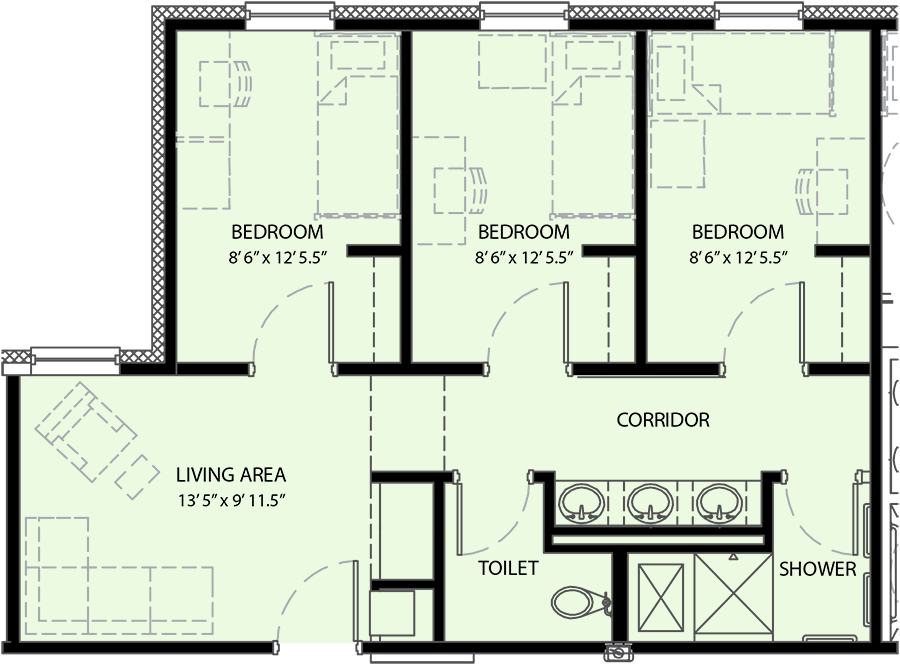
#> input picture images/FloorPlan6.png, 900 x 665 px, found by its file name
$ python Test_HarrisCornerTJ.py   (older library calls are emulated)
#> lines starting #> are read from the running program, lines starting #| are printed output that depends on the picture; after the words box and inside, x2 and y2 are one past the last pixel; in counts of white or black regions, pixels touching at a corner belong together
### imtool.py
import cv2
# imtool.coors takes a windowName as an argument, creates that namedWindow and attaches
# a mouse callback with it to give back coordinates


def coors(windowname):
    drawing = False
    ix, iy = -1, -1

    # [8 lines left out: function mouse_event, not called in this run]

    cv2.namedWindow(windowname)
    cv2.setMouseCallback(windowname, mouse_event)

### Test_HarrisCornerTJ.py
import cv2
import numpy as np
import imtool


def dist(vertex1, vertex2):
    distance = (sum(np.absolute(vertex1 - vertex2) ** 2)) ** .5
    return distance


def draw_line(x1, y1, x2, y2, skip):
    vertex1 = np.array([x1, y1])
    vertex2 = np.array([x2, y2])
    distance = dist(vertex1, vertex2)
    skip = np.round(skip * distance)
    # print('skip=', skip)
    xp = np.array([])
    yp = np.array([])
    for t in np.linspace(0, 1, num=skip):
        xp = np.hstack((xp, [x1 + t * (x2 - x1)]))
        yp = np.hstack((yp, [y1 + t * (y2 - y1)]))
    return xp, yp


# ----------------------------------------------------------------------------------------------------------------------
filename = '.\images\FloorPlan6.png'
cv2.destroyAllWindows()
img = cv2.imread(filename)
#> img is the input picture: shape (665, 900, 3); mean B, G, R 200.6, 217.4, 207.9
img1 = cv2.cvtColor(img, cv2.COLOR_BGR2GRAY)
ret, img2 = cv2.threshold(img1, 70, 255, cv2.THRESH_BINARY_INV)
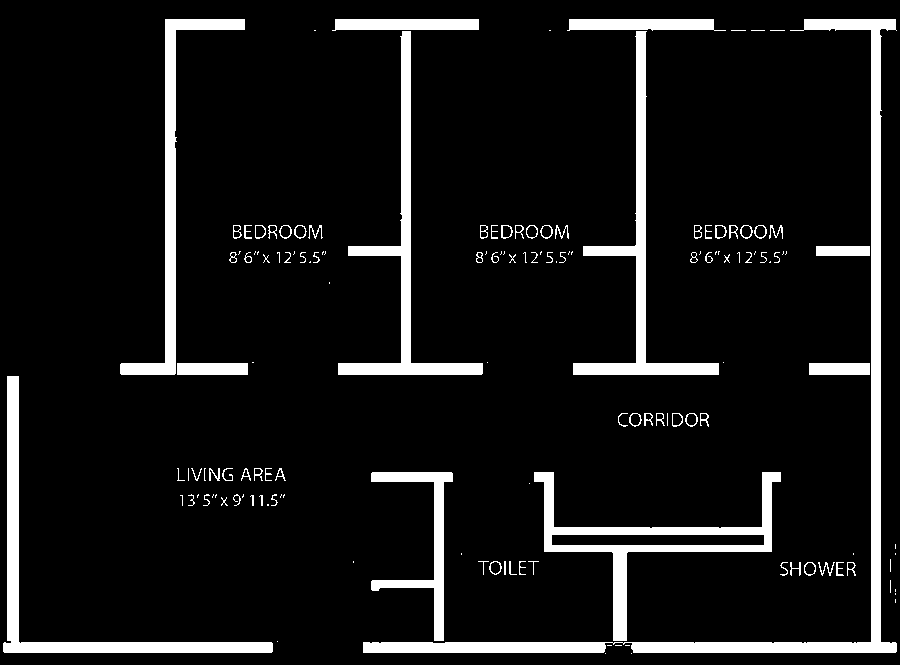
#> img2: shape (665, 900); 8.9% white; 146 white regions (61 under 20 px), largest, box (x1, y1, x2, y2) and area: (363, 19, 897, 653) 12718, (3, 376, 273, 653) 6148, (534, 472, 781, 641) 6114

element = cv2.getStructuringElement(cv2.MORPH_RECT, (2, 2))

#  ---------------------------------------------------------------------------------------------------------------------
#  Erosion to remove noise
img3 = cv2.erode(img2, element, iterations=1)
#> img3: shape (665, 900); 7.5% white; 185 white regions (172 under 20 px), largest, box (x1, y1, x2, y2) and area: (632, 20, 897, 653) 9025, (4, 377, 273, 653) 5596, (535, 473, 781, 641) 5419

# ----------------------------------------------------------------------------------------------------------------------
# Closing to fill small holes inside foreground
kernel = np.ones((5, 5), np.uint8)
img4 = cv2.morphologyEx(img3, cv2.MORPH_CLOSE, kernel)
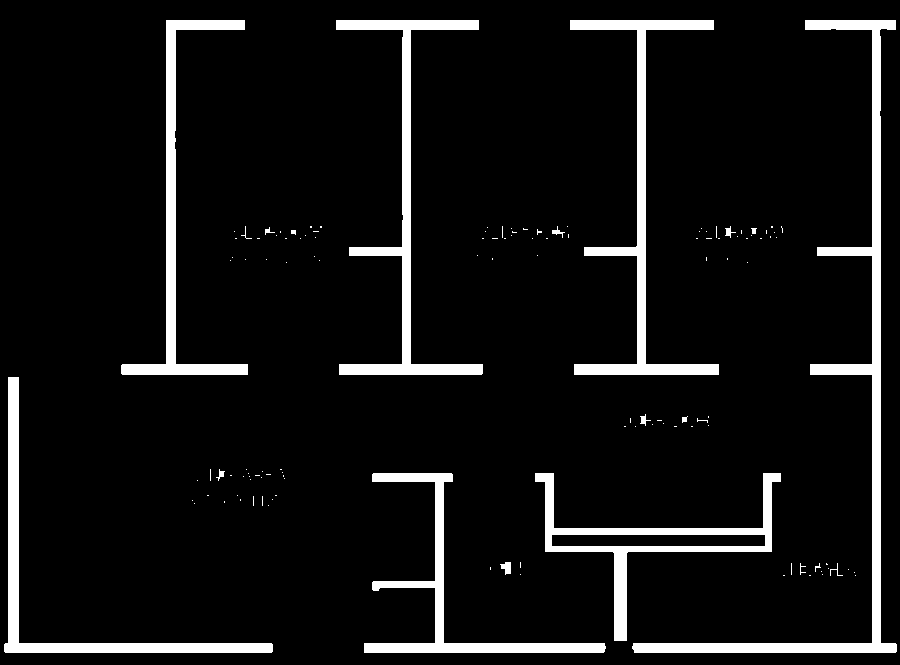
#> img4: shape (665, 900); 7.6% white; 129 white regions (110 under 20 px)

# ----------------------------------------------------------------------------------------------------------------------
# Remove the small disturbance caused by noise and text in between
img4_copy = img4

_, contours, hierarchy = cv2.findContours(img4, cv2.RETR_EXTERNAL, cv2.CHAIN_APPROX_SIMPLE)
#> contours = 129 contours, 117 with area under 20; largest, box (x1, y1, x2, y2) and area: (632, 20, 897, 653) 9130, (535, 473, 781, 641) 7304, (570, 20, 719, 375) 5836, (336, 20, 483, 375) 5802, (4, 377, 273, 653) 5071

for i in contours:
    area = cv2.contourArea(i)
    if 0.0 <= area < 100.0:
        cv2.drawContours(img4_copy, [i], 0, (0, 0, 0), -1)
    else:
        cv2.drawContours(img4_copy, [i], 0, (255, 0, 0), -1)
#> this loop made 129 passes
#> area on passes 17, 39, 40, 46, 60, 61: 73, 7304, 4497.5, 24, 31, 5071
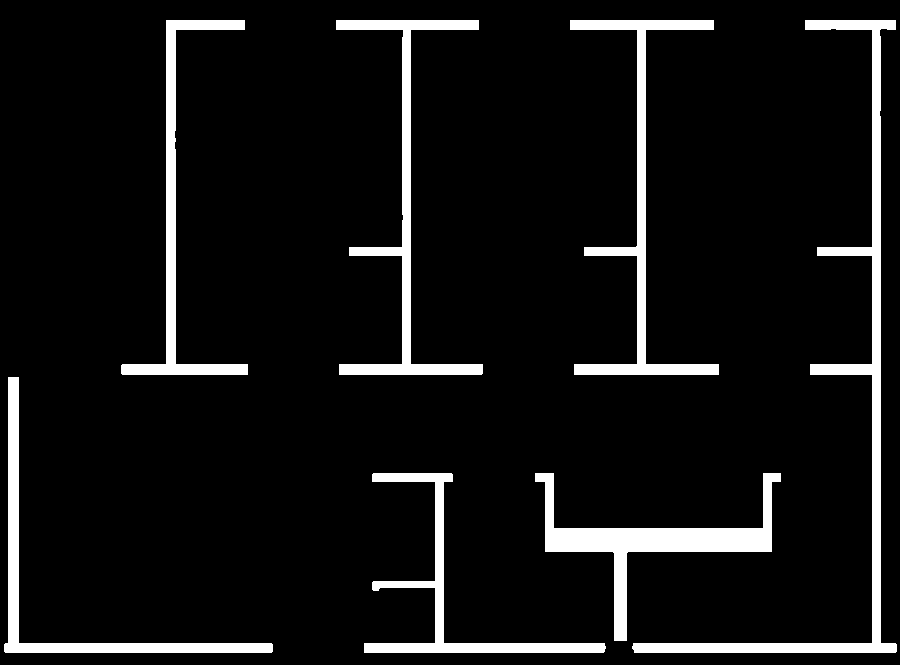
#> img4_copy: shape (665, 900); 7.9% white; 7 white regions, largest, box (x1, y1, x2, y2) and area: (632, 20, 897, 653) 10220, (535, 473, 781, 641) 7768, (570, 20, 719, 375) 6519

# ----------------------------------------------------------------------------------------------------------------------
# Find Harris corners
dst = cv2.cornerHarris(np.float32(img4), 5, 5, 0.1)
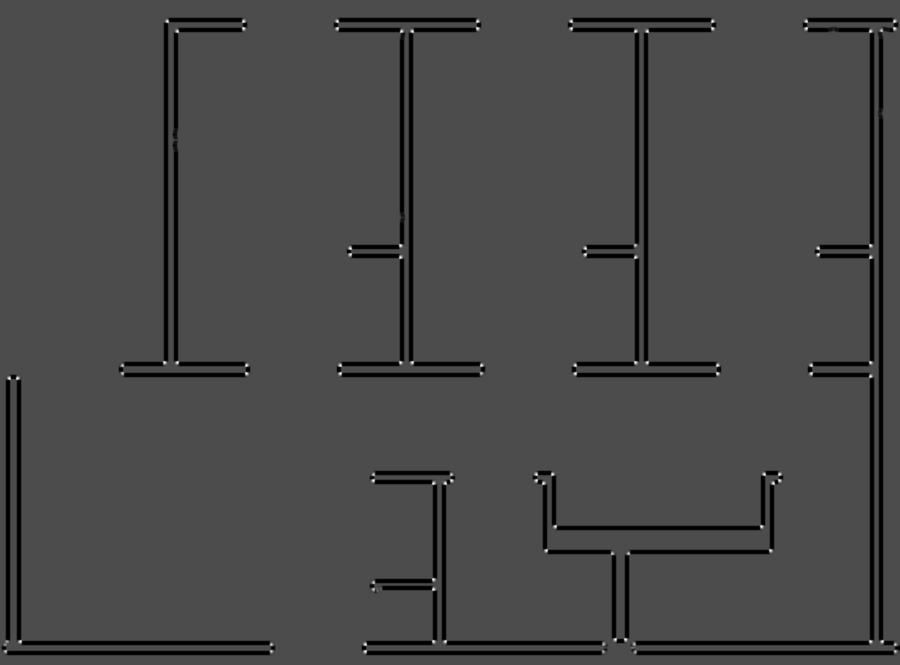
#> dst: shape (665, 900) float32; min -6.77e+09, max 1.58e+10, mean -399435904; drawn with min black and max white
r, c = np.nonzero(dst > .5 * dst.max())
#> r = 535 values from 20 to 652; c = 535 values, max 895 at index 15, min 5 at index 518, mean 533

# print('r=', r.shape, r)
# print('c=', c.shape, c)
# print('\n\n')

# ----------------------------------------------------------------------------------------------------------------------
# Removing nearby corners
corners = np.array([])
corners = np.hstack((corners, np.array([r[0], c[0]])))
#> corners = [20, 166]
corners = np.expand_dims(corners, axis=0)
#> corners = [[20, 166]]
# print(corners.shape)
for i in range(1, r.shape[0]):
    flag = 0
    for j in range(corners.shape[0]):
        vertex1 = np.array([r[i], c[i]])
        vertex2 = corners[j]
        if dist(vertex1, vertex2) < 30:
            corners[j, :] = (vertex1 + vertex2) / 2
            flag = 1
            break
    if flag == 0:
        corners = np.vstack((corners, np.array([r[i], c[i]])))
#> this loop made 534 passes
#> corners on passes 2, 4, 6: [[20, 166.5], [20, 243]], [[20, 166.5], [20, 243.5], [20, 336]], [[20, 166.5], [20, 243.5], [20, 336.5], [20, 477]]
#> after the loop, corners = 43 pairs, first value 28.63 to 651.6, second value 7.33 to 894.5
corners = np.round(corners)
#> corners = 43 pairs, first value 29 to 652, second value 7 to 894
corners = corners.astype(int)
# print('corners=', corners.shape, corners)

# result is dilated for marking the corners, not important
dst = cv2.dilate(dst, None)

# ----------------------------------------------------------------------------------------------------------------------
# Find whether a wall exists between two corners
skip = .1
img4 = cv2.dilate(img4, element, iterations=10)
#> img4: shape (665, 900); 15.6% white; 5 white regions, box (x1, y1, x2, y2) and area: (364, 20, 900, 663) 44311, (570, 20, 729, 385) 13499, (336, 20, 493, 385) 13456, (4, 377, 283, 663) 11162, (121, 20, 258, 385) 11135
cv2.imshow('it=10', img4)

img4 = cv2.dilate(img4, element, iterations=15)
#> img4: shape (665, 900); 25% white; 5 white regions, box (x1, y1, x2, y2) and area: (364, 20, 900, 665) 65264, (570, 20, 744, 400) 24344, (336, 20, 508, 400) 24271, (121, 20, 273, 400) 19925, (4, 377, 298, 665) 16042
cv2.imshow('it=15', img4)

img5 = np.array(np.zeros(img.shape))
for k in range(img.shape[2]):
    img5[:, :, k] = img4

# ----------------------------------------------------------------------------------------------------------------------
# Show corners found by Harris algorithm
mask = np.zeros(img4.shape, dtype=bool)
mask[corners[:, 0], corners[:, 1]] = True
mask = cv2.dilate(mask.astype(np.float32), None, iterations=2)
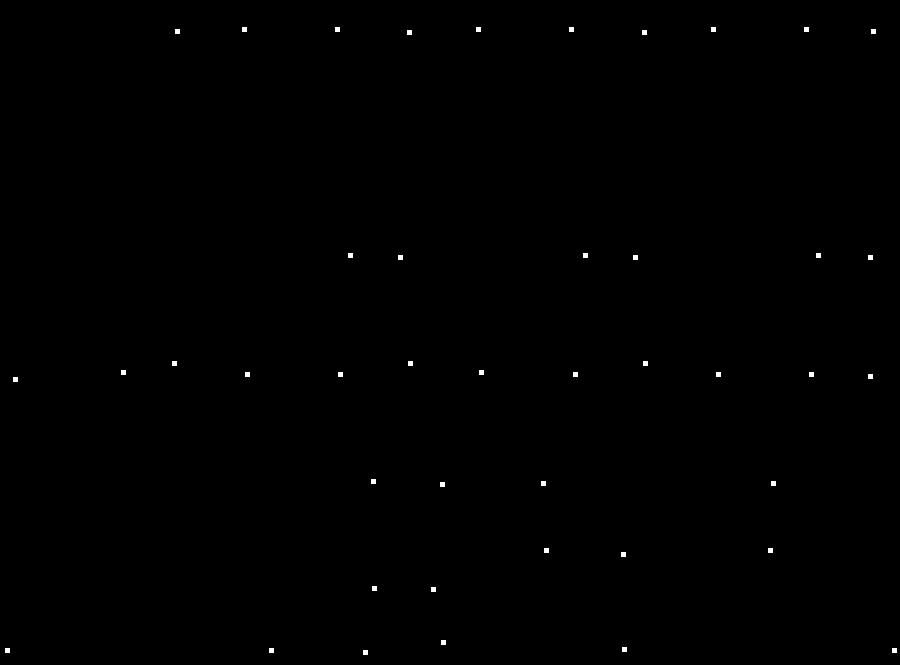
#> mask: shape (665, 900) float32; values 0 (black) and 1 (white), 0.18% white; 43 white regions, largest, box (x1, y1, x2, y2) and area: (242, 27, 247, 32) 25, (335, 27, 340, 32) 25, (476, 27, 481, 32) 25
mask = mask > 0
img5[mask] = [0, 0, 255]

walls = np.empty((0, 4), np.uint8)

for i in range(corners.shape[0]):
    for j in range(i + 1, corners.shape[0]):
        if i == j:
            continue
        xp, yp = draw_line(corners[i, 0], corners[i, 1], corners[j, 0], corners[j, 1], skip)

        xp = np.round(xp)
        xp = xp.astype(int)

        yp = np.round(yp)
        yp = yp.astype(int)

        lineIndices = img4[xp, yp]
        percentage = np.sum(lineIndices) / (255 * lineIndices.shape[0])

        if percentage >= .95:
            mask = np.zeros(img4.shape, dtype=bool)
            mask[xp, yp] = True

            mask = cv2.dilate(mask.astype(np.float32), None, iterations=1)
            mask = mask > 0
            img5[mask] = [255, 0, 0]
            walls = np.vstack((walls, [corners[i, 0], corners[i, 1], corners[j, 0], corners[j, 1]]))
#> this loop made 43 passes
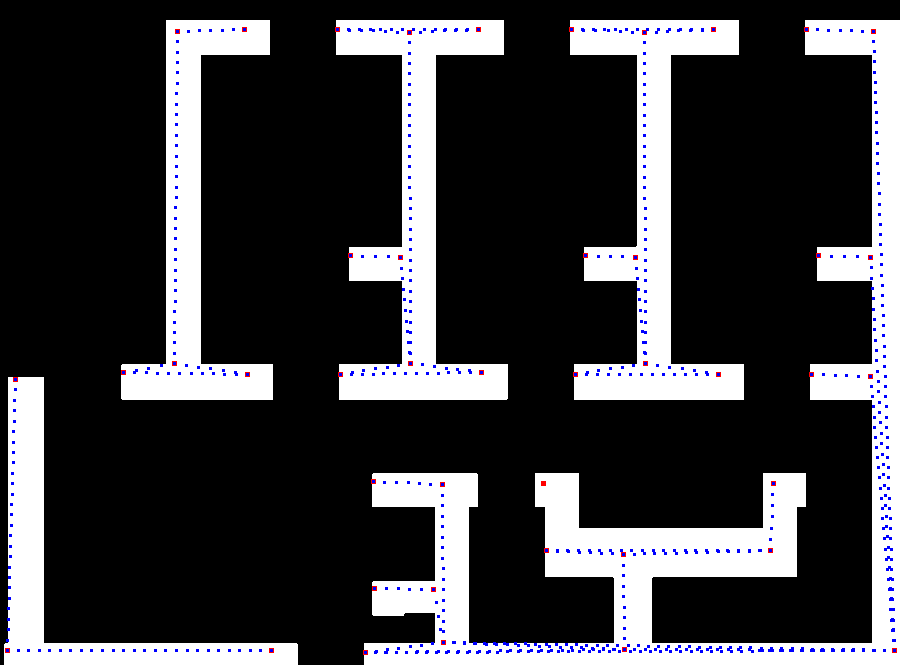
#> img5: shape (665, 900, 3) float64; mean of channels 0, 1, 2 63.6, 61.1, 61.4; drawn as B, G, R
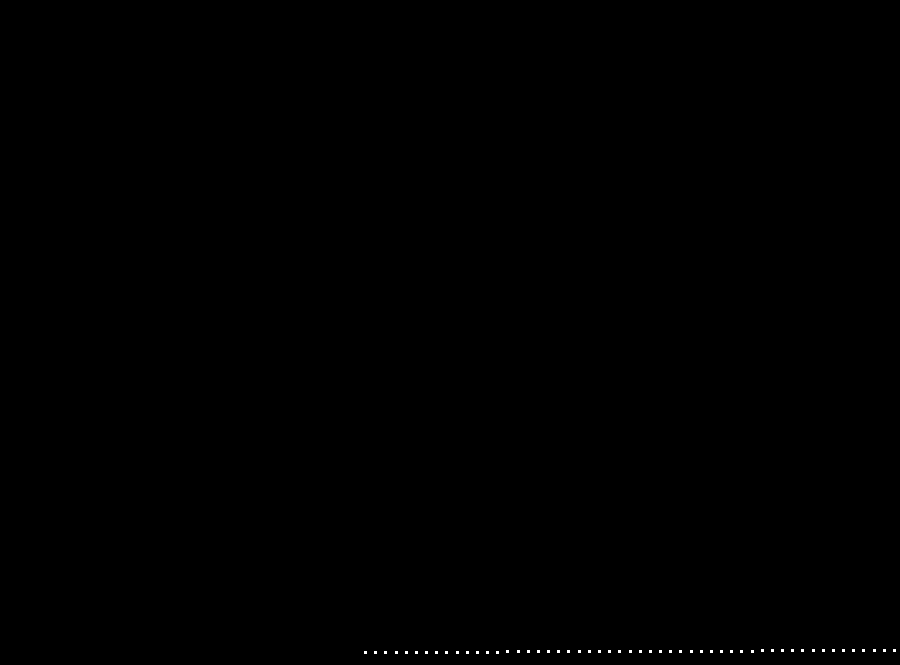
#> mask: shape (665, 900) bool; 0.08% white in thin lines or dots, all inside (x1, y1, x2, y2) = (364, 649, 896, 654)

# Output
print('walls=', walls)
imtool.coors('img5')  # Creates a named window and attaches coordinates mouse callback with it
cv2.imshow('img5', img5)
cv2.imshow('dst', img)
if cv2.waitKey(0) & 0xff == 27:
#> (key Esc is pressed here)
    cv2.destroyAllWindows()
